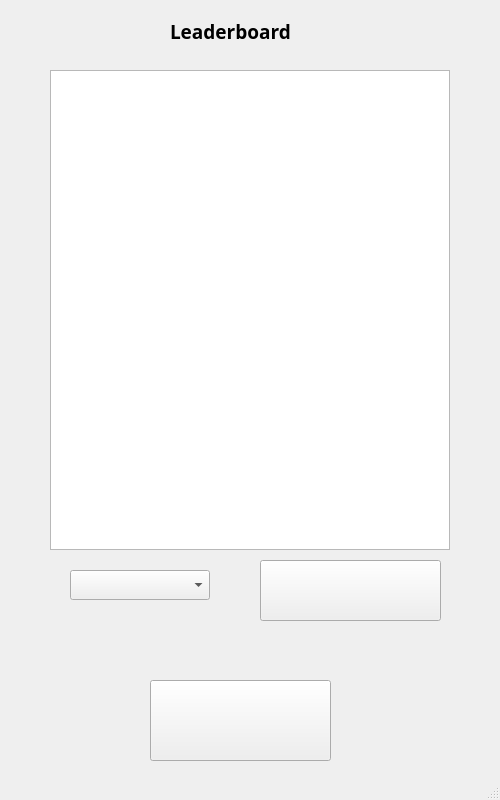
<?xml version="1.0" encoding="UTF-8"?>
<ui version="4.0">
 <class>MinesweeperLeaderboard</class>
 <widget class="QMainWindow" name="MinesweeperLeaderboard">
  <property name="geometry">
   <rect>
    <x>0</x>
    <y>0</y>
    <width>500</width>
    <height>800</height>
   </rect>
  </property>
  <property name="windowTitle">
   <string>Minesweeper</string>
  </property>
  <widget class="QWidget" name="centralwidget">
   <widget class="QLabel" name="label_game_mode">
    <property name="geometry">
     <rect>
      <x>170</x>
      <y>-10</y>
      <width>141</width>
      <height>83</height>
     </rect>
    </property>
    <property name="minimumSize">
     <size>
      <width>141</width>
      <height>83</height>
     </size>
    </property>
    <property name="font">
     <font>
      <family>Arial Black</family>
      <pointsize>14</pointsize>
      <weight>75</weight>
      <bold>true</bold>
     </font>
    </property>
    <property name="autoFillBackground">
     <bool>false</bool>
    </property>
    <property name="text">
     <string>Leaderboard</string>
    </property>
   </widget>
   <widget class="QPushButton" name="update_leaderboard_button">
    <property name="geometry">
     <rect>
      <x>260</x>
      <y>560</y>
      <width>181</width>
      <height>61</height>
     </rect>
    </property>
    <property name="font">
     <font>
      <family>Times New Roman</family>
      <pointsize>11</pointsize>
      <weight>50</weight>
      <bold>false</bold>
     </font>
    </property>
    <property name="text">
     <string/>
    </property>
   </widget>
   <widget class="QComboBox" name="choose_field_size">
    <property name="geometry">
     <rect>
      <x>70</x>
      <y>570</y>
      <width>140</width>
      <height>30</height>
     </rect>
    </property>
    <property name="font">
     <font>
      <family>Arial Black</family>
      <pointsize>10</pointsize>
      <weight>75</weight>
      <bold>true</bold>
     </font>
    </property>
    <property name="currentText">
     <string/>
    </property>
   </widget>
   <widget class="QTableWidget" name="leaderboard_table_widget">
    <property name="geometry">
     <rect>
      <x>50</x>
      <y>70</y>
      <width>400</width>
      <height>480</height>
     </rect>
    </property>
    <attribute name="horizontalHeaderVisible">
     <bool>true</bool>
    </attribute>
   </widget>
   <widget class="QLabel" name="label_result_of_search">
    <property name="geometry">
     <rect>
      <x>100</x>
      <y>620</y>
      <width>321</width>
      <height>51</height>
     </rect>
    </property>
    <property name="font">
     <font>
      <family>Arial Black</family>
      <pointsize>10</pointsize>
      <weight>75</weight>
      <bold>true</bold>
     </font>
    </property>
    <property name="text">
     <string/>
    </property>
    <property name="alignment">
     <set>Qt::AlignCenter</set>
    </property>
   </widget>
   <widget class="QPushButton" name="to_menu_button">
    <property name="geometry">
     <rect>
      <x>150</x>
      <y>680</y>
      <width>181</width>
      <height>81</height>
     </rect>
    </property>
    <property name="text">
     <string/>
    </property>
   </widget>
  </widget>
  <widget class="QMenuBar" name="menubar">
   <property name="geometry">
    <rect>
     <x>0</x>
     <y>0</y>
     <width>500</width>
     <height>21</height>
    </rect>
   </property>
  </widget>
  <widget class="QStatusBar" name="statusbar"/>
 </widget>
 <resources/>
 <connections/>
</ui>
